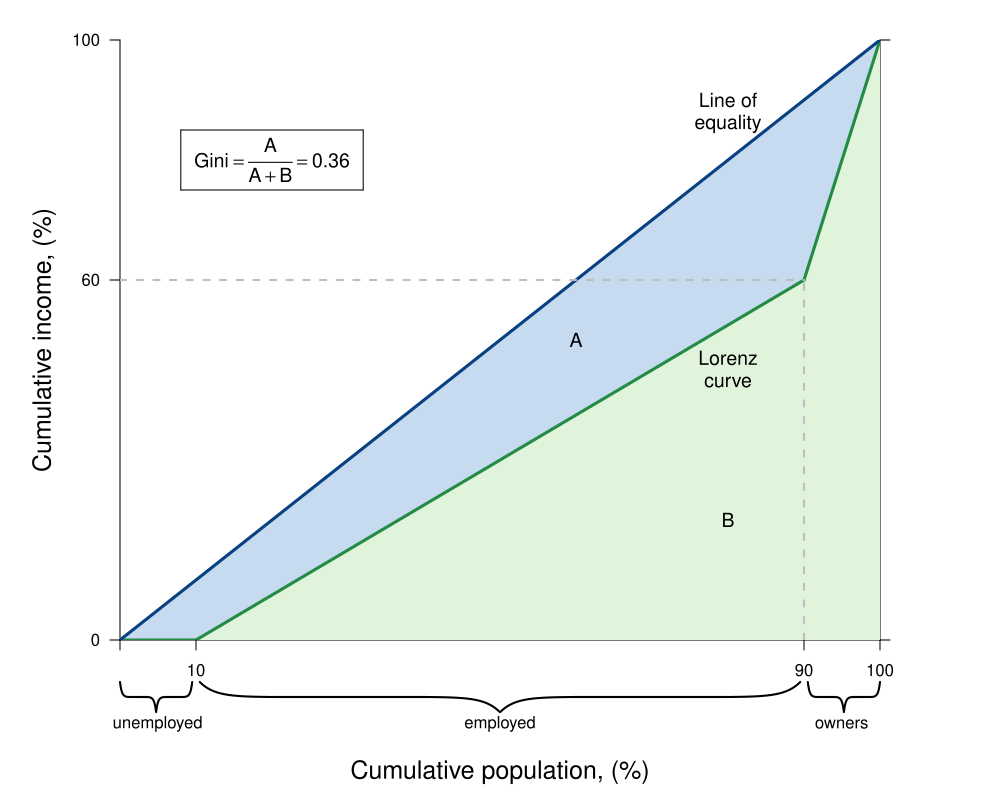

This chart was generated by the following R code:
#Graph Designer: Simon Halliday & Riley Boeth '17
#Authors: Bowles, Foley and Halliday
#Title: Coordination, Conflict and Competition: A Text in Microeconomics

library(shape)
library(pBrackets)
pdf(file = "capitalism/lorenz_employment_numeric.pdf", width = 10, height = 8)

#Set parameters for graphics
axislabelsize <- 1.5
labelsize <- 1.2
graphlinewidth <- 3
segmentlinewidth <- 2

COL <- c("#7fc97f", "#beaed4", "#fdc086", "#ffff99", "#386cb0", "#f0027f", "#bf5b17", "#666666")
COLA <- c("#e0f3db", "#99d8c9","#66c2a4","#41ae76", "#238b45", "#005824")
COLB <- c("#c6dbef", "#4eb3d3", "#2b8cbe", "#0868ac","#084081")
COLC <- c("#fcfbfd", "#efedf5", "#dadaeb", "#bcbddc", "#9e9ac8", "#807dba", "#6a51a3", "#54278f", "#3f007d")

#Edited the margins to cater for the larger LHS labels
par(mar =  c(8, 6, 2, 6))


#Add limits on axes and levels of utility for each indifference curve
ylims <- c(0, 1)
xlims <- c(0, 1)

npts <- 501 
x <- seq(xlims[1], xlims[2], length.out = npts)
y <- seq(ylims[1], ylims[2], length.out = npts) 

plot(0, 0, xlim = xlims, ylim = ylims, type = "n",
     xlab = expression(paste("")),
     ylab = expression(paste("")), 
     xaxt = "n", 
     yaxt = "n", 
     cex.lab = axislabelsize, 
     bty = "n", 
     xaxs="i", 
     yaxs="i"
)

#Calculate the Gini
#Area B:
#((0.5*(0.25*0.5)) + 0.25*0.5 + 0.5*(0.75*0.5))
#Therefore Area A: 
#0.5 - Area B
#Therefore Gini: 
# (0.5 - ((0.5*(0.25*0.5)) + 0.25*0.5 + 0.5*(0.75*0.5)))/0.5 = 0.25

ticksy <- c(ylims[1], 0.6, ylims[2])
ylabels <- c(0, expression(paste(60)), 100)
ticksx <- c(xlims[1], 0.1, 0.9, xlims[2])
xlabels <- c(NA,  10, 90,  100)
ticksy2 <- c(0,1)

axis(1,at = ticksx,  pos = 0, labels = xlabels)
axis(2,at = ticksy,  pos = 0, labels = ylabels, las = 1)
axis(4,at = ticksy2,  pos = 1, labels = NA, las = 1)

npts <- 500 
xx1 <- seq(xlims[1], xlims[2], length.out = npts)
xx2 <- seq(0, xlims[2], length.out = npts)
xx3 <- seq(xlims[1], 0, length.out = npts)
xx4 <- seq(-11, 0, length.out = npts)

#Axis labels and draw linear utility function
#mtext(expression(paste("Cumulative population proportion, ", F(n))), side = 1, line = 2.5, cex = axislabelsize)
text(-0.1, 0.5*ylims[2], expression(paste("Cumulative income, (%)")), xpd = TRUE, cex = axislabelsize, srt = 90) 
text(0.5*xlims[2], -0.22, expression(paste("Cumulative population, (%)")), xpd = TRUE, cex = axislabelsize) 



#Shaded Areas A and B
#Area A
xpoly1 <- c(0, 0.1, 0.9, 1, 0)
ypoly1 <- c(0, 0, 0.6, 1, 0)
polygon(x = xpoly1,
        y = ypoly1,
        col = COLB[1], density = NULL, border = NA)
#Area B
xpoly2 <- c(0, 0.1, 1, 1, 0.9, 0.1)
ypoly2 <- c(0, 0, 0, 1, 0.6, 0)
polygon(x = xpoly2,
        y = ypoly2,
        col = COLA[1], density = NULL, border = NA)

# Lorenz curve
segments(0, 0, 0.1, 0, lty = 1, col = COLA[5], lwd = graphlinewidth)
segments(0.1, 0, 0.9, 0.6, lty = 1, col = COLA[5], lwd = graphlinewidth)
segments(0.9, 0.6, 1, 1, lty = 1, col = COLA[5], lwd = graphlinewidth)
text(0.8, 0.47, expression(paste("Lorenz")), cex = labelsize)
text(0.8, 0.43, expression(paste("curve")), cex = labelsize)

#Line of equality
segments(0, 0, 1, 1, lty = 1, col = COLB[5], lwd = graphlinewidth)
text(0.8, 0.9, expression(paste("Line of")), cex = labelsize)
text(0.8, 0.86, expression(paste("equality")), cex = labelsize)

segments(0.9, 0, 0.9, 0.6, lty = 2, col = "gray", lwd = segmentlinewidth)
segments(0, 0.6, 0.9, 0.6, lty = 2, col = "gray", lwd = segmentlinewidth)


#Label areas A and B
text(0.6, 0.5, expression(paste(A)), cex = labelsize)

# text(0.6, 0.2, expression(paste(B[1])), cex = labelsize)
text(0.8, 0.2, expression(paste(B)), cex = labelsize)
# text(0.9, 0.7, expression(paste(B[3])), cex = labelsize)

#Label and provide Gini value
#Bottom of frame
segments(0.08, 0.75, 0.32, 0.75, lty = 1, col = "black" , lwd = 1)
#Top of frame
segments(0.08, 0.85, 0.32, 0.85, lty = 1, col = "black" , lwd = 1)
#Left of frame
segments(0.08, 0.75, 0.08, 0.85, lty = 1, col = "black" , lwd = 1)
#Right of frame
segments(0.32, 0.75, 0.32, 0.85, lty = 1, col = "black" , lwd = 1)
#Gini equation
text(0.2, 0.8, expression(paste(Gini == frac(A, A + B), phantom() == 0.36 )), cex = labelsize)


brackets(x1 = 0.095, y1 = -0.07, x2 = 0, y2 = -0.07,  
         ticks = 0.5, curvature = 0.5, type = 1, 
         col = "black", lwd = 2, lty = 1, xpd = TRUE)
text(0.0495, -0.14, expression(paste("unemployed")), xpd = TRUE)

brackets(x1 = 0.895, y1 = -0.07, x2 = 0.105, y2 = -0.07,  
         ticks = 0.5, curvature = 0.5, type = 1, 
         col = "black", lwd = 2, lty = 1, xpd = TRUE)
text(0.5, -0.14, expression(paste("employed")), xpd = TRUE)

brackets(x1 = 1, y1 = -0.07, x2 = 0.905, y2 = -0.07,  
         ticks = 0.5, curvature = 0.5, type = 1, 
         col = "black", lwd = 2, lty = 1, xpd = TRUE)
text(0.9495, -0.14, expression(paste("owners")), xpd = TRUE)

 
# brackets(x1 = 1.01, y1 = 1, x2 = 1.01, y2 = 0.252,  
#          ticks = 0.5, curvature = 0.5, type = 1, 
#          col = "black", lwd = 2, lty = 1, xpd = TRUE)
# text(1.11, 0.625, expression(paste("Cumulative income")), xpd = TRUE, srt = 270)
# text(1.08, 0.625, expression(paste("of the rich")), xpd = TRUE, srt = 270)


dev.off()
